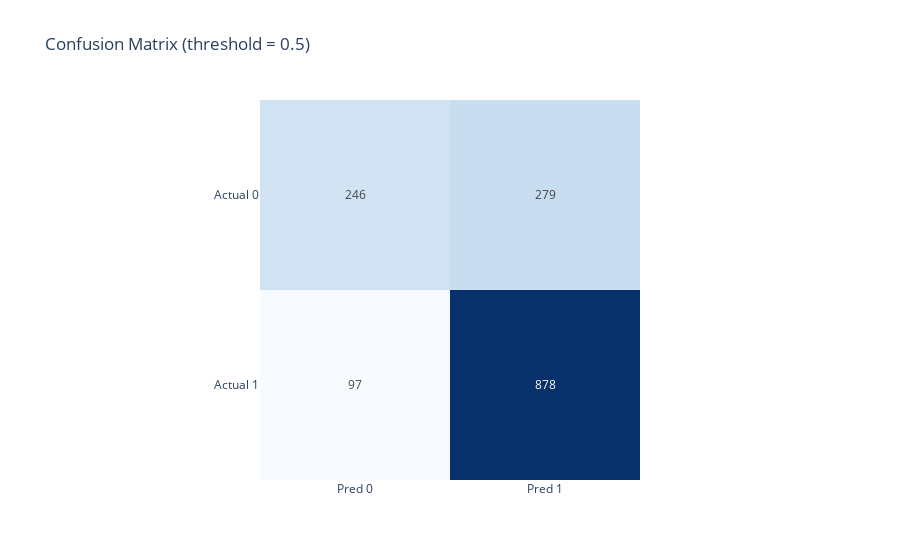
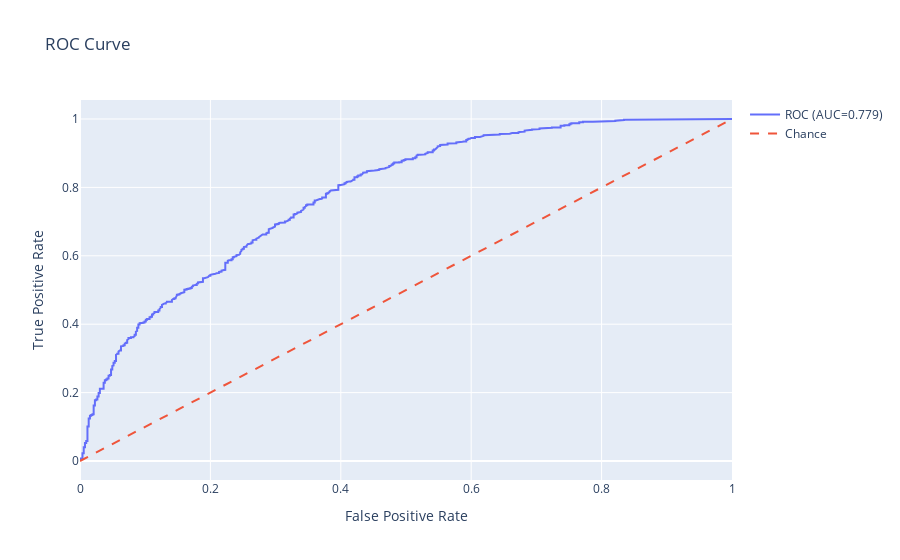
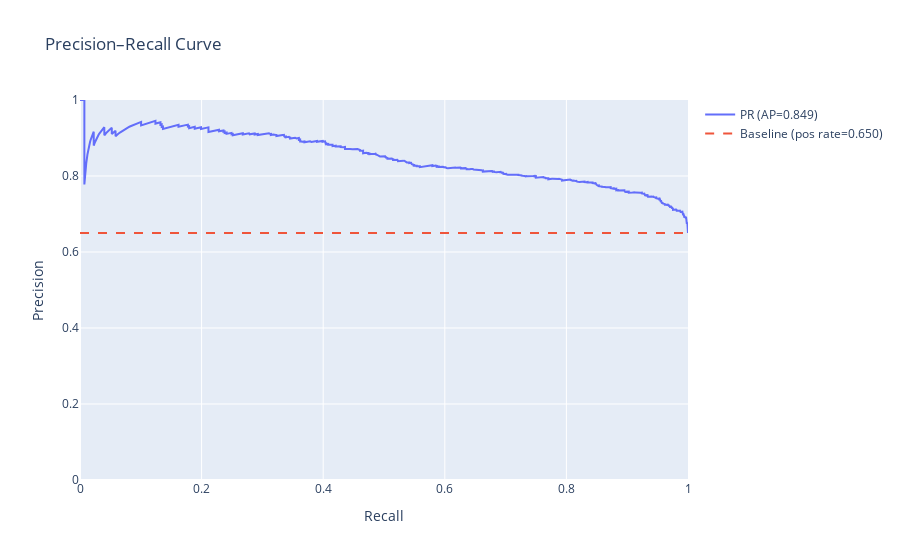

The notebook cell these images were saved under, in order:
### Code cell
import pandas as pd

# --- 1) Predictions ---
# Probabilities for positive class
y_proba = best_model.predict_proba(X_test)[:, 1]
# Class predictions at threshold 0.5 (adjust if you want)
y_pred = (y_proba >= 0.5).astype(int)

# --- 2) Confusion Matrix ---
from plotly import graph_objects as go
import plotly.express as px

cm = confusion_matrix(y_test, y_pred, labels=[0, 1])
cm_df = pd.DataFrame(cm, index=["Actual 0", "Actual 1"], columns=["Pred 0", "Pred 1"])

fig_cm = px.imshow(
    cm_df.values,
    x=cm_df.columns,
    y=cm_df.index,
    text_auto=True,
    color_continuous_scale="Blues",
    aspect="equal",
    title="Confusion Matrix (threshold = 0.5)",
)
fig_cm.update_layout(coloraxis_showscale=False)
fig_cm.show()

# --- 3) ROC Curve + AUC ---
fpr, tpr, _ = roc_curve(y_test, y_proba)
roc_auc = roc_auc_score(y_test, y_proba)

fig_roc = go.Figure()
fig_roc.add_trace(
    go.Scatter(x=fpr, y=tpr, mode="lines", name=f"ROC (AUC={roc_auc:.3f})")
)
fig_roc.add_trace(
    go.Scatter(x=[0, 1], y=[0, 1], mode="lines", name="Chance", line=dict(dash="dash"))
)
fig_roc.update_layout(
    title="ROC Curve",
    xaxis_title="False Positive Rate",
    yaxis_title="True Positive Rate",
    yaxis=dict(scaleanchor=None, scaleratio=None),
)
fig_roc.show()

# --- 4) Precision-Recall Curve + PRAUC (Average Precision) ---
prec, rec, _ = precision_recall_curve(y_test, y_proba)
ap = average_precision_score(y_test, y_proba)
pos_rate = np.mean(y_test)  # baseline for PR curve

fig_pr = go.Figure()
fig_pr.add_trace(go.Scatter(x=rec, y=prec, mode="lines", name=f"PR (AP={ap:.3f})"))
fig_pr.add_trace(
    go.Scatter(
        x=[0, 1],
        y=[pos_rate, pos_rate],
        mode="lines",
        name=f"Baseline (pos rate={pos_rate:.3f})",
        line=dict(dash="dash"),
    )
)
fig_pr.update_layout(
    title="Precision–Recall Curve",
    xaxis_title="Recall",
    yaxis_title="Precision",
    yaxis=dict(range=[0, 1]),
    xaxis=dict(range=[0, 1]),
)
fig_pr.show()

### Figure 1 — Plotly figure (JSON) as saved in the notebook; plotly's stock layout.template omitted (floating-point values rounded to 4 significant figures)
{"data": [{"coloraxis": "coloraxis", "hovertemplate": "x: %{x}<br>y: %{y}<br>color: %{z}<extra></extra>", "name": "0", "texttemplate": "%{z}", "type": "heatmap", "x": ["Pred 0", "Pred 1"], "xaxis": "x", "y": ["Actual 0", "Actual 1"], "yaxis": "y", "z": [[246, 279], [97, 878]]}], "layout": {"coloraxis": {"colorscale": [[0, "rgb(247,251,255)"], [0.125, "rgb(222,235,247)"], [0.25, "rgb(198,219,239)"], [0.375, "rgb(158,202,225)"], [0.5, "rgb(107,174,214)"], [0.625, "rgb(66,146,198)"], [0.75, "rgb(33,113,181)"], [0.875, "rgb(8,81,156)"], [1, "rgb(8,48,107)"]], "showscale": false}, "title": {"text": "Confusion Matrix (threshold = 0.5)"}, "xaxis": {"anchor": "y", "constrain": "domain", "domain": [0, 1], "scaleanchor": "y"}, "yaxis": {"anchor": "x", "autorange": "reversed", "constrain": "domain", "domain": [0, 1]}}}

### Figure 2 — Plotly figure (JSON) as saved in the notebook; plotly's stock layout.template omitted (floating-point values rounded to 4 significant figures; data arrays with more than 128 entries replaced by an {"elided": "..."} marker saying what was removed)
{"data": [{"mode": "lines", "name": "ROC (AUC=0.779)", "type": "scatter", "x": {"elided": "633 float values"}, "y": {"elided": "633 float values"}}, {"line": {"dash": "dash"}, "mode": "lines", "name": "Chance", "type": "scatter", "x": [0, 1], "y": [0, 1]}], "layout": {"title": {"text": "ROC Curve"}, "xaxis": {"title": {"text": "False Positive Rate"}}, "yaxis": {"title": {"text": "True Positive Rate"}}}}

### Figure 3 — Plotly figure (JSON) as saved in the notebook; plotly's stock layout.template omitted (floating-point values rounded to 4 significant figures; data arrays with more than 128 entries replaced by an {"elided": "..."} marker saying what was removed)
{"data": [{"mode": "lines", "name": "PR (AP=0.849)", "type": "scatter", "x": {"elided": "1190 float values"}, "y": {"elided": "1190 float values"}}, {"line": {"dash": "dash"}, "mode": "lines", "name": "Baseline (pos rate=0.650)", "type": "scatter", "x": [0, 1], "y": [0.65, 0.65]}], "layout": {"title": {"text": "Precision–Recall Curve"}, "xaxis": {"range": [0, 1], "title": {"text": "Recall"}}, "yaxis": {"range": [0, 1], "title": {"text": "Precision"}}}}
